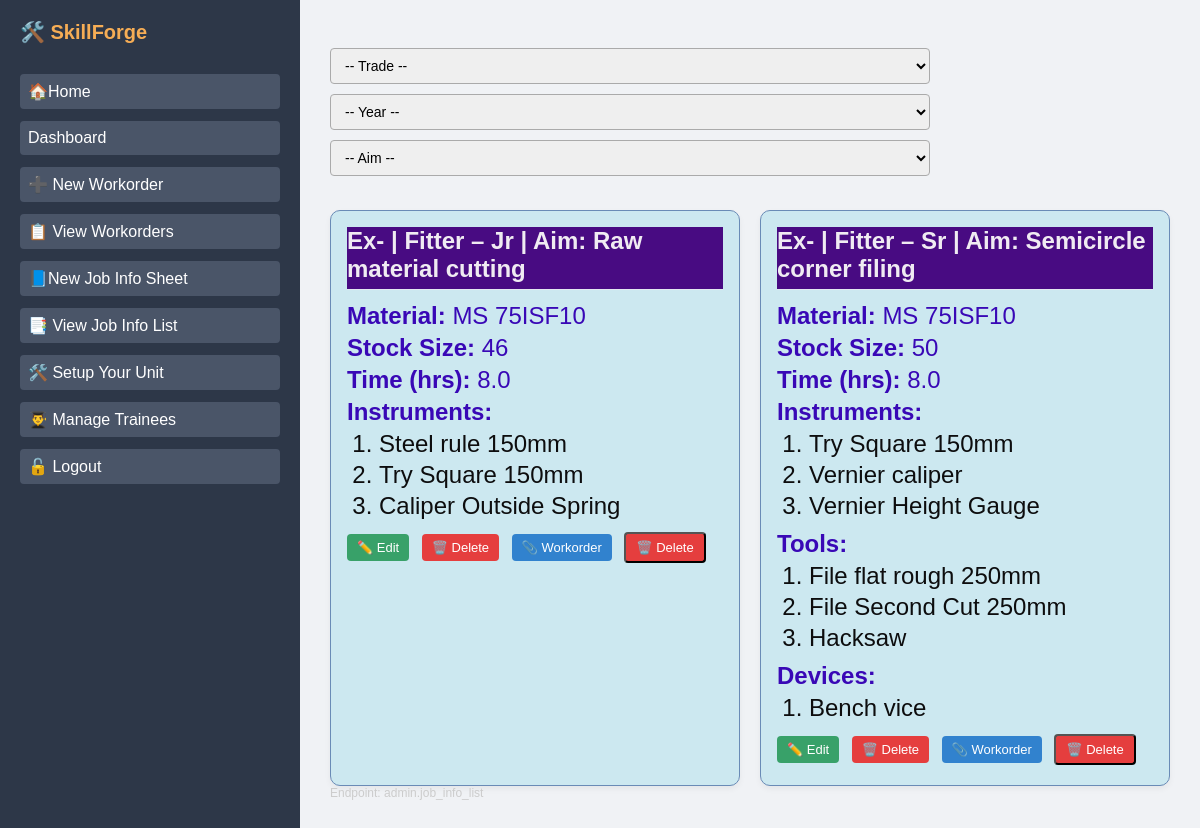
Screenshot of /admin/job-info-list (signed in) with the database file from the repository.
### models.py (models this page shows)
class JobInfo(db.Model):
    id = db.Column(db.Integer, primary_key=True)
    trade = db.Column(db.String(50), nullable=False)
    year = db.Column(db.String(10))  # Or Enum('Jr', 'Sr') if you want to constrain it
    ex_no = db.Column(db.String(5))  # "Ex-01", "1A", etc.
    aim = db.Column(db.Text, nullable=False)
    material = db.Column(db.String(200))
    stock_size = db.Column(db.String(100))
    time = db.Column(db.Float)
    instruments = db.Column(db.Text)
    tools = db.Column(db.Text)
    devices = db.Column(db.Text)
    equipment = db.Column(db.Text)
    operations = db.Column(db.Text)
    other_items = db.Column(db.Text)
    workorder_id = db.Column(db.Integer, db.ForeignKey('workorder_template.id'))
    workorder = db.relationship("WorkorderTemplate", backref="job_infos")

### admin/routes.py (the view)
@admin_bp.route('/job-info-list', methods=['GET'])
@login_required
def job_info_list():
    selected_trade = request.args.get('trade')
    selected_year = request.args.get('year')
    selected_aim = request.args.get('aim')
    query = JobInfo.query
    if selected_trade:
        query = query.filter_by(trade=selected_trade)
    if selected_year:
        query = query.filter_by(year=selected_year)
    if selected_aim:
        query = query.filter_by(aim=selected_aim)
    job_infos = query.options(db.joinedload(JobInfo.workorder)).all()
    trades = db.session.query(JobInfo.trade).distinct().all()
    aims = db.session.query(JobInfo.aim).distinct().all()
    years = ['Jr', 'Sr']
    return render_template("admin/job_info_list.html",
                           job_infos=job_infos,
                           trades=[t[0] for t in trades],
                           aims=[a[0] for a in aims],
                           years=years,
                           selected_trade=selected_trade,
                           selected_year=selected_year,
                           selected_aim=selected_aim)

### app.py (called while the page is built)
@login_manager.user_loader
def load_user(user_id):
    return User.query.get(int(user_id))

### Templates/admin/job_info_list.html (shortened to what this page needs)
{% extends "base.html" %}
{% block content %}
<form method="GET" class="form-inline mb-3 left-align-form">
  <select name="trade" onchange="this.form.submit()" class="form-control mx-2">
    <option value="">-- Trade --</option>
  </select>
  <select name="year" onchange="this.form.submit()" class="form-control mx-2">
    <option value="">-- Year --</option>
  </select>
  <select name="aim" onchange="this.form.submit()" class="form-control mx-2">
    <option value="">-- Aim --</option>
  </select>
</form>
<div class="job-info-gallery">
  {% for job in job_infos %}
  <div class="job-card">
    <div class="job-header">
      <strong>
        Ex-{{ job.workorder.exercise_no if job.workorder else '' }} | {{ job.trade }} – {{ job.year }} | Aim: {{ job.aim }}
      </strong>
    </div>
    <div class="job-body">
      <p><strong>Material:</strong> {{ job.material }}</p>
      <p><strong>Stock Size:</strong> {{ job.stock_size }}</p>
      <p><strong>Time (hrs):</strong> {{ job.time }}</p>
      {% for label, items in {
        "Instruments": job.instruments,
        "Tools": job.tools,
        "Devices": job.devices,
        "Equipment": job.equipment,
        "Operations": job.operations,
        "Others": job.other_items
      }.items() %}
        {% if items.strip() %}
        <p><strong>{{ label }}:</strong></p>
        <ol class="job-item-list">
          {% for item in items.split(',') if item.strip() %}
            <li>{{ item.strip() }}</li>
          {% endfor %}
        </ol>
        {% endif %}
      {% endfor %}
    </div>
    <div class="job-actions">
      <a href="{{ url_for('admin.edit_job_info', job_id=job.id) }}" class="edit-btn">✏️ Edit</a>
      <a href="{{ url_for('admin.delete_job_info', job_id=job.id) }}" class="edit-btn danger-btn">🗑️ Delete</a>
      <a href="{{ url_for('admin.related_workorder', job_id=job.id) }}" class="edit-btn link-btn">📎 Workorder</a>
      <button onclick="deleteJob({{ job.id }})" class="edit-btn danger-btn">🗑️ Delete</button>
    </div>  </div>
  {% endfor %}
</div>
{% endblock %}

### static/CSS/style.css (style rules this page uses)
:root { --primary: #2E3236; --secondary: #3286be; --accent: #123769; --bg: #F2F3F5; --text: #1C1C1E; }
* { box-sizing: border-box; margin: 0; padding: 0; }
body { font-family: "Segoe UI", sans-serif; background: var(--bg); color: var(--text); margin: 0; font-family: sans-serif; background-color: #f0f2f5; }
.edit-btn { display: inline-block; padding: 6px 10px; background-color: #e6b800; color: #000; border-radius: 4px; text-decoration: none; }
.form-control, .form-control-file { width: 100%; padding: 6px; margin-bottom: 10px; font-size: 14px; border: 1px solid #aaa; border-radius: 4px; box-sizing: border-box; }
form { max-width: 600px; margin: 0 auto; }
.form-control, .form-control-file { width: 100%; padding: 8px 10px; font-size: 14px; }
.left-align-form { text-align: left; margin-left: 0; }
.job-info-gallery { display: grid; grid-template-columns: repeat(auto-fit, minmax(320px, 1fr)); gap: 20px; margin-top: 24px; }
.job-card { background: hsl(193, 55%, 87%); border: 1px solid #6a8bb6; border-radius: 10px; padding: 16px; box-shadow: 0 3px 6px rgba(0,0,0,0.05); transition: transform 0.2s ease; }
.job-header { font-size: 24px; font-weight: 600; color: hwb(60 98% 1% / 0.932); background: lab(16.62% 47.18 -55.97 / 0.952); border-bottom: 1px solid #e2e8f0; margin-bottom: 12px; padding-bottom: 6px; display: flex; justify-content: space-between; align-items: center; }
.job-body p { margin: 4px 0; font-size: 24px; color: #3908b6; }
.job-actions { margin-top: 12px; }
.job-actions a { margin-right: 8px; margin-bottom: 6px; }
.edit-btn { display: inline-block; padding: 6px 10px; font-size: 13px; border-radius: 4px; text-decoration: none; color: white; transition: background-color 0.2s ease-in-out; }
.edit-btn.link-btn { background-color: #3182ce; }
.edit-btn.danger-btn { background-color: #e53e3e; }
.edit-btn:not(.danger-btn):not(.link-btn) { background-color: #38a169; }
.job-item-list { margin: 0 0 10px 16px; padding-left: 16px; color: #0d0d0e; font-size: 24px; }
.job-item-list li { margin-bottom: 3px; list-style: decimal; }

### Templates/base.html (style rules this page uses)
body { margin: 0; font-family: sans-serif; background-color: #f0f2f5; }

### rows the page displays
JobInfo: trade "Fitter", year "Jr", aim "Raw material cutting", material "MS 75ISF10", stock_size "46", time "8.0", label "Instruments", strip "Steel rule 150mm" "Try Square 150mm" "Caliper Outside Spring"
JobInfo: trade "Fitter", year "Sr", aim "Semicircle corner filing", material "MS 75ISF10", stock_size "50", time "8.0", label "Instruments", strip "Try Square 150mm" "Vernier caliper" "Vernier Height Gauge" "File flat rough 250mm" "File Second Cut 250mm" "Hacksaw", label "Tools", label "Devices", strip "Bench vice"

### other values shown
{{ request.endpoint }} "admin.job_info_list"
